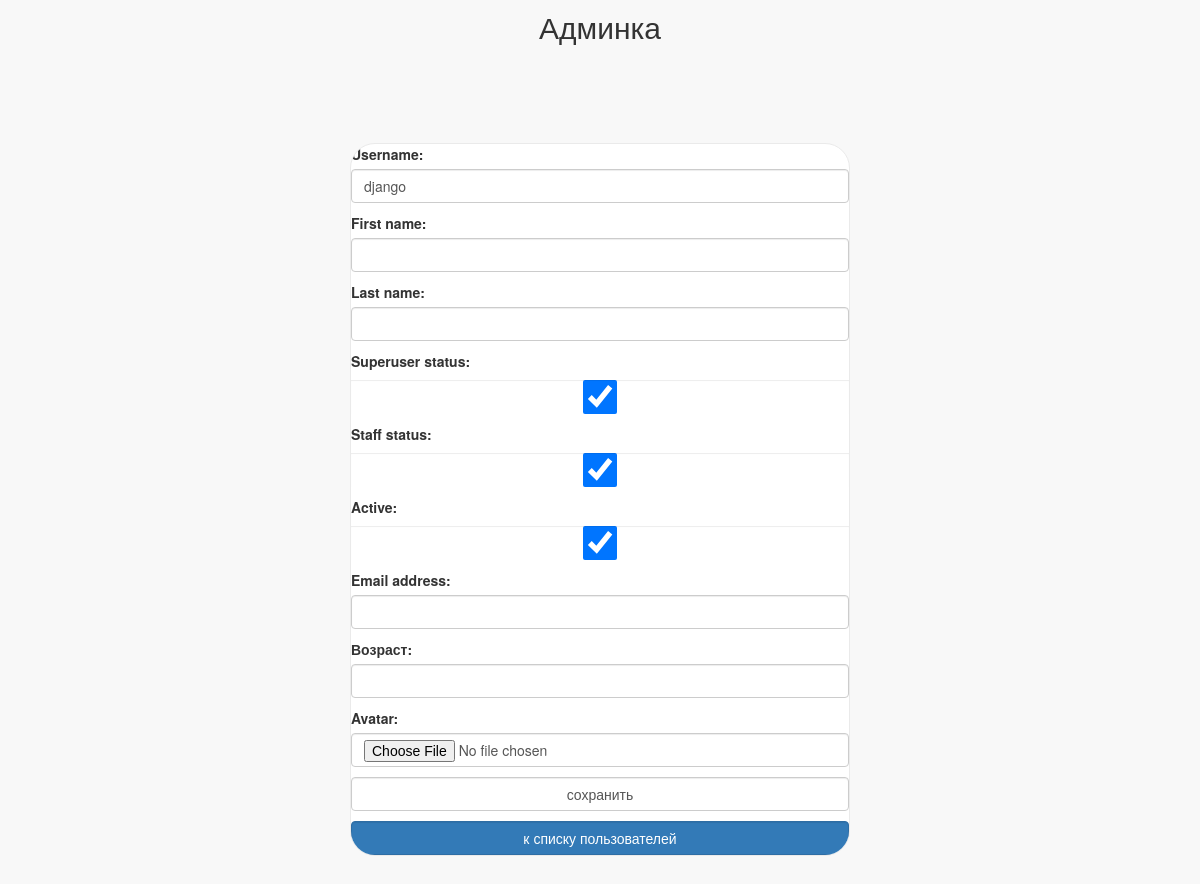
Page /my/admin/user/1/update/ (signed in) on the earlier database version.
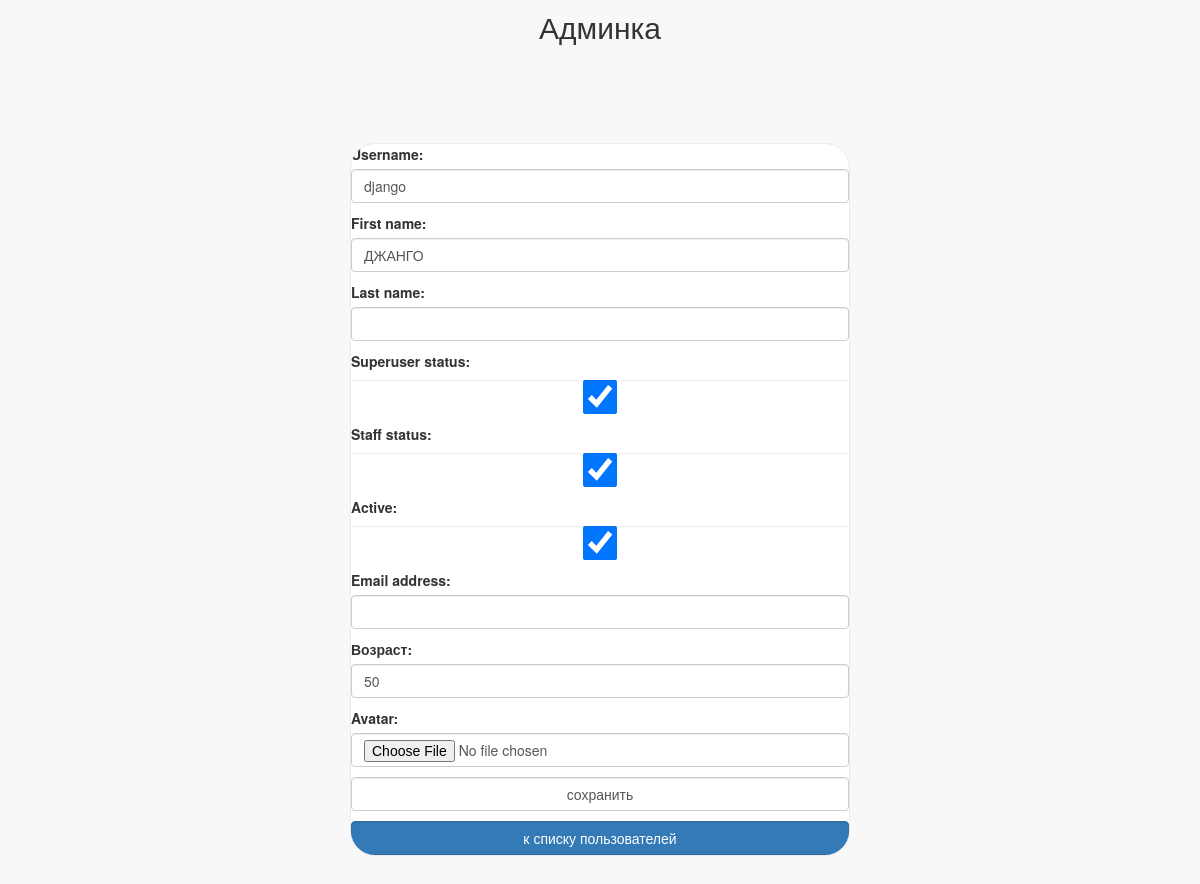
Same page on the later database version.
### authapp/models.py (models this page shows, shortened)
class ShopClient(AbstractUser):
    avatar = models.ImageField(upload_to='users_avatars', blank=True)
    age = models.PositiveIntegerField(verbose_name='возраст', null=True)
    activation_key = models.CharField(max_length=128, blank=True)
    activation_key_expires = models.DateTimeField(default=get_activation_key_expires)
    class Meta:
        ordering = ['-is_active', '-is_superuser', '-is_staff', 'username']

### adminapp/views.py (the view)
# urls.py: path('user/<int:pk>/update/', adminapp.user_update, name='user_update'),
@user_passes_test(lambda x: x.is_superuser)
def user_update(request, pk):
    user = get_object_or_404(get_user_model(), pk=pk)
    if request.method == 'POST':
        user_form = AdminShopUserUpdateForm(request.POST, request.FILES, instance=user)
        if user_form.is_valid():
            user_form.save()
            return HttpResponseRedirect(reverse('my_admin:index'))
    else:
        user_form = AdminShopUserUpdateForm(instance=user)
    context = {
        'page_title': 'пользователи/редактирование',
        'user_form': user_form,
    }
    return render(request, 'adminapp/user_update.html', context)

### adminapp/forms.py (shortened to what this page needs)
class AdminShopUserUpdateForm(UserChangeForm):
    class Meta:
        model = ShopClient
        fields = (
            'username', 'first_name', 'last_name', 'is_superuser', 'is_staff',
            'is_active', 'password', 'email', 'age', 'avatar'
        )
    def __init__(self, *args, **kwargs):
        super().__init__(*args, **kwargs)
        for field_name, field in self.fields.items():
            field.widget.attrs['class'] = 'form-control'
            field.help_text = ''
            if field_name == 'password':
                field.widget = forms.HiddenInput()

### mainapp/context_processors.py (called while the page is built)
def catalog_menu(request):
    return {'catalog_menu': ProductCategory.objects.filter(is_active=True)}

### adminapp/templates/adminapp/user_update.html (shortened to what this page needs)
{% extends 'adminapp/common.html' %}
{% load static %}
{% block content %}
    <div class="login">
        <form class="form-horizontal" method="post" enctype="multipart/form-data">
            {{ user_form.as_p }}
            <input class="form-control" type="submit" value="сохранить">
        </form>
        <a href="{% url 'my_admin:index' %}"
           class="btn btn-primary form-control last">
            к списку пользователей
        </a>
    </div>
{% endblock %}

Differences in the rows shown:
changed ShopClient "django": first_name (not shown) → "ДЖАНГО"; age (not shown) → "50"
